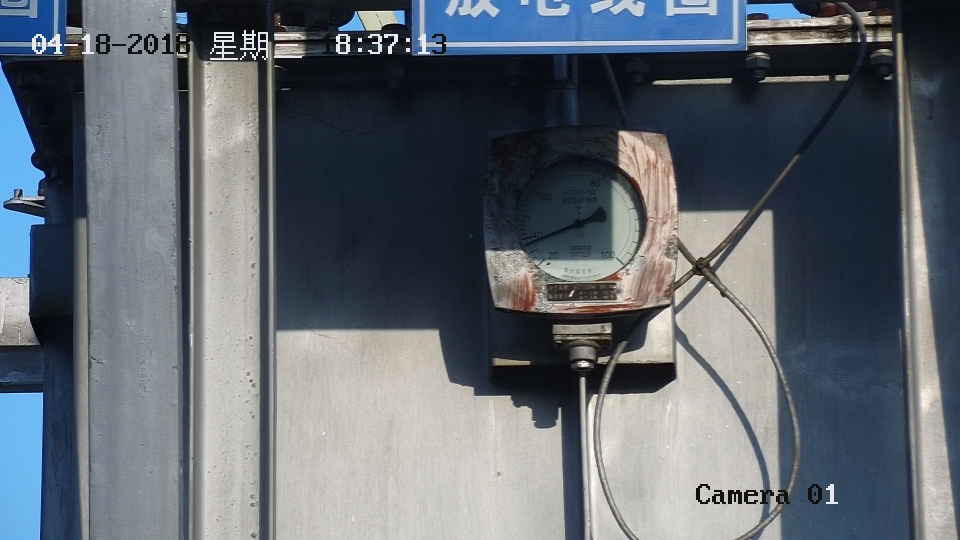
#> input picture test/(1).jpg, 1920 x 1080 px (shown at 1/2 size)
$ python main.py   (older library calls are emulated)
#> lines starting #> are read from the running program, lines starting #| are printed output that depends on the picture; after the words box and inside, x2 and y2 are one past the last pixel; in counts of white or black regions, pixels touching at a corner belong together; long printed decimals are rounded
### 计算刻度值.py
import math

center=[121 , 116]
a={20:( 52,189 ) ,30:( 34,168 ) ,40: ( 24,144 ),50:( 22,103 ) ,
   60:( 40,60 ) ,70:( 90,25 ) ,80:( 166,31 ) ,90:( 218,90 ) ,100:(193,186)}
count=0
result={}
for k ,v in a.items():
    r=math.acos((v[0]-center[0])/((v[0]-center[0])**2 + (v[1]-center[1])**2)**0.5)
    r=r*180/math.pi
    a[k]=r
    if count >= 4 and k != 100:
        r=360-r
        # print(k, r)
    result[k]=r
    count+=1
d=360-result[90]+result[100]
d1=360-result[90]
t=90+10*(d1/d)
result[t]=0
result_list=result.items()
lst=sorted(result_list,key=lambda x:x[1])


# [27 lines left out: functions get_next, get_rad_val, not called in this run]

### 模板匹配法.py
import cv2
import numpy as np
from sklearn.cluster import KMeans
from sklearn.utils import shuffle
from math import cos, pi, sin
from 计算刻度值 import get_rad_val

methods = ['cv2.TM_CCOEFF', 'cv2.TM_CCOEFF_NORMED', 'cv2.TM_CCORR',
               'cv2.TM_CCORR_NORMED', 'cv2.TM_SQDIFF', 'cv2.TM_SQDIFF_NORMED']
method = cv2.TM_CCOEFF


def get_match_rect(template,img,method):
    '''获取模板匹配的矩形的左上角和右下角的坐标'''
    w, h = template.shape[1], template.shape[0]
    res = cv2.matchTemplate(img, template, method)
    mn_val, max_val, min_loc, max_loc = cv2.minMaxLoc(res)
    # 使用不同的方法，对结果的解释不同
    if method in [cv2.TM_SQDIFF, cv2.TM_SQDIFF_NORMED]:
        top_left = min_loc
    else:
        top_left = max_loc
    bottom_right = (top_left[0] + w, top_left[1] + h)
    return top_left,bottom_right


# [22 lines left out: functions get_center_point, get_circle_field_color, v2_by_center_circle, not called in this run]


def v2_by_k_means(img, circles):
    '''使用k-means二值化'''
    original_img = np.array(img, dtype=np.float64)
    src = original_img.copy()
    delta_y = int(original_img.shape[0] * (0.4))
    delta_x = int(original_img.shape[1] * (0.4))
    original_img = original_img[delta_y:-delta_y, delta_x:-delta_x]
    h, w, d = src.shape
    # print(w, h, d)
    dts = min([w, h])
    # print(dts)
    r2 = (dts / 2) ** 2
    c_x, c_y = w / 2, h / 2
    c_x, c_y, r2 = circles[0, 0, 1], circles[0, 0, 1], (circles[0, 0, 2] / 2) ** 4
    a: np.ndarray = original_img[:, :, 0:3].astype(np.uint8)
    # 获取尺寸(宽度、长度、深度)
    height, width = original_img.shape[0], original_img.shape[1]
    depth = 3
    # print(depth)
    image_flattened = np.reshape(original_img, (width * height, depth))
    '''
    用K-Means算法在随机中选择1000个颜色样本中建立64个类。
    每个类都可能是压缩调色板中的一种颜色。
    '''
    image_array_sample = shuffle(image_flattened, random_state=0)
    estimator = KMeans(n_clusters=2, random_state=0)
    estimator.fit(image_array_sample)
    '''
    我们为原始图片的每个像素进行类的分配。
    '''
    src_shape = src.shape
    new_img_flattened = np.reshape(src, (src_shape[0] * src_shape[1], depth))
    cluster_assignments = estimator.predict(new_img_flattened)
    '''
    我们建立通过压缩调色板和类分配结果创建压缩后的图片
    '''
    compressed_palette = estimator.cluster_centers_
    # print(compressed_palette)
    a = np.apply_along_axis(func1d=lambda x: np.uint8(compressed_palette[x]), arr=cluster_assignments, axis=0)
    img = a.reshape(src_shape[0], src_shape[1], depth)
    # print(compressed_palette[0, 0])
    threshold = (compressed_palette[0, 0] + compressed_palette[1, 0]) / 2
    img[img[:, :, 0] > threshold] = 255
    img[img[:, :, 0] < threshold] = 0
    # cv2.imshow('sd0', img)
    for x in range(w):
        for y in range(h):
            distance = ((x - c_x) ** 2 + (y - c_y) ** 2)
            if distance > r2:
                pass
                img[y, x] = (255, 255, 255)
    # cv2.imshow('sd', img)
    # cv2.waitKey(0)
    # cv2.destroyAllWindows()
    return img


def get_pointer_rad(img, circles):
    '''获取角度'''
    shape = img.shape
    # c_y, c_x, depth = int(shape[0] / 2), int(shape[1] / 2), shape[2]
    c_x, c_y, r2 = circles[0, 0, 1], circles[0, 0, 1], circles[0, 0, 2]
    x1=c_x+c_x*0.8
    src = img.copy()
    # [19 lines of commented-out code are left out]
    freq_list = []
    for i in range(361):
        x = (x1 - c_x) * cos(i * pi / 180) + c_x
        y = (x1 - c_x) * sin(i * pi / 180) + c_y
        temp = src.copy()
        cv2.line(temp, (c_x, c_y), (int(x), int(y)), (0, 0, 255), thickness=3)
        t1 = img.copy()
        t1[temp[:, :, 2] == 255] = 255
        c = img[temp[:, :, 2] == 255]
        points = c[c == 0]
        # freq_list.append((len(points), i))
        freq_list.append((len(points), (x, y)))
        cv2.imshow('d', temp)
        cv2.imshow('d1', t1)
        cv2.waitKey(1)
    # print('当前角度：',max(freq_list, key=lambda x: x[0]),'度')
    cv2.waitKey(0)
    cv2.destroyAllWindows()
    return max(freq_list, key=lambda x: x[0])


# [27 lines that do not run on import are left out]
        # [26 lines of commented-out code are left out]

cv2.destroyAllWindows()

# [22 lines of commented-out code are left out]

### MeterReader.py
'''
Author:CherryXuan
Email:shenzexuan1994@foxmail.com
Wechat:cherry19940614

File:MeterReader.py
Name:仪表识别类
Version:v0.0.1
Date:2019/6/14 12:30
'''
import os
import cv2
import numpy as np
import matplotlib.pyplot as plt
import cmath


class METER(object):
    def __init__(self, path, image):
        self.path = path
        self.image = image

    # 读取图片
    # [9 lines left out: function readData, not called in this run]

    # 图片归一化处理
    def normalized_picture(self):
        # img = cv2.imread(self.path)
        img = self.image
        # nor = cv2.resize(img, None, fx=0.5, fy=0.5, interpolation=cv2.INTER_LINEAR)  # 按照比例缩放，如x,y轴均缩小一倍
        return img

    # 颜色空间转换：灰度化
    def color_conversion(self, img):
        img_gray = cv2.cvtColor(img, cv2.COLOR_BGR2GRAY)  # 转换为灰度图
        return img_gray

    # 中值滤波去噪
    def median_filter(self,img):
        median = cv2.medianBlur(img, 1)  # 中值滤波
        return median

    # 双边滤波去噪
    # [4 lines left out: function bilateral_filter, not called in this run]

    # 高斯滤波去噪
    def gaussian_filter(self,img):
        gaussian = cv2.GaussianBlur(img, (3, 3), 0)
        return gaussian

    # 图像二值化
    def binary_image(self,img):
        # [17 lines of commented-out code are left out]
        _, th = cv2.threshold(img, 0, 255, cv2.THRESH_TOZERO + cv2.THRESH_OTSU)
        return th

    # 边缘检测
    def candy_image(self,img):
        edges = cv2.Canny(img, 60, 143, apertureSize=3)
        return edges

    # 开运算：先腐蚀后膨胀
    # [8 lines left out: function open_operation, not called in this run]

    # 霍夫圆变换：检测表盘
    def detect_circles(self,gray,img):
        # circles = cv2.HoughCircles(gray, cv2.HOUGH_GRADIENT, 1, 80, param2=150, minRadius=100)

        # 需要调整参数，获取圆
        circles = cv2.HoughCircles(gray, cv2.HOUGH_GRADIENT, 1, 80, param2=20, minRadius=5)
        # print(gray.shape, img.shape)
        circles = np.uint16(np.around(circles))  # 把circles包含的圆心和半径的值变成整数
        cir = img.copy()

        # for i in circles[0, :]:
        #     cv2.circle(cir, (i[0], i[1]), i[2], (0, 255, 0), 2, cv2.LINE_AA)  # 画圆
        #     cv2.circle(cir, (i[0], i[1]), 2, (0, 255, 0), 2, cv2.LINE_AA)  # 画圆心
        # return cir

        # print('circles ', circles)
        # 假设只有一个圆，位于图像中心附近
        w, h = gray.shape
        # print(w, h)
        max_cir = None
        min_dist = float("inf")
        for i in circles[0, :]:
            dist = cmath.sqrt(np.linalg.norm(np.array(i[0], i[1]) - np.array([w/2, h/2]))).real
            # print(type(dist), dist)
            if dist < min_dist:
                min_dist = dist
                max_cir = i
        cv2.circle(cir, (max_cir[0], max_cir[1]), max_cir[2], (0, 255, 0), 2, cv2.LINE_AA)  # 画圆
        cv2.circle(cir, (max_cir[0], max_cir[1]), 2, (0, 255, 0), 2, cv2.LINE_AA)  # 画圆心

        return cir, circles

    # 霍夫直线变换：检测指针
    # [120 lines left out: function detect_pointer, not called in this run]

    def iden_pic(self):

        image = METER(self.path, self.image)
        nor = image.normalized_picture()
        # cv2.imshow('Normalized picture', nor)
        gray = image.color_conversion(nor)
        # cv2.imshow('Graying pictures', gray)
        binary = image.binary_image(gray)
        # cv2.imshow('Binary image', binary)
        median = image.median_filter(binary)
        # cv2.imshow('Median filter', median)
        #bilateral = image.bilateral_filter(median)
        gaussian = image.gaussian_filter(median)
        # cv2.imshow('Gaussian filter', gaussian)
        candy = image.candy_image(median)
        # cv2.imshow('canny', candy)
        # cv2.waitKey(0)
        cir, circles = image.detect_circles(gray, nor)
        # cv2.imshow("circles", cir)
        # cv2.waitKey(0)
        return cir, circles
        pointer = image.detect_pointer(cir)
        cv2.imshow('Result', pointer)
        cv2.waitKey(4)
        # [21 lines of commented-out code are left out]

### MarkZero.py
# -*- coding: utf-8 -*-
# @Time    : 2020/5/3 15:27
# @Author  : luyekang
# @Email   : glasslucas00@gmail.com
# @File    : meter.py
# @Software: PyCharm

import datetime
import pandas as pd
from random import sample
import cv2
from scipy import stats
import numpy as np
import matplotlib.pyplot as plt
from collections import Counter
import random
from sympy import *
import math


class mential():
    # [107 lines left out: functions get_max_point, distance, ds_ofpoint, findline, angle, get_mode and 1 more, not called in this run]
    # 图表表达


flag = 0
p0 = 0


def markzero(img):
    # img = cv2.imread(path)
    # [13 lines left out: function on_EVENT_LBUTTONDOWN, not called in this run]
            # print(p0)

    cv2.namedWindow("image")
    cv2.setMouseCallback("image", on_EVENT_LBUTTONDOWN)
    cv2.imshow('image', img)
    cv2.waitKey(5000)
    return p0
    # [6 lines of commented-out code are left out]


# [269 lines left out: functions cut_pic, linecontours, needle, findpoint, countpoint, not called in this run]


import datetime

pname, ptype=0,0


# [29 lines left out: function decter, not called in this run]


# [36 lines that do not run on import are left out]

### main.py
# -*- coding: utf-8 -*-
# @Time    : 2021/5/21 11:13
# @Author  : Davion.W
# @Email   : 1617225808@qq.com
# @File    : main.py

"""
1、采用run.py 方法获取0刻度，计算指针与0刻角度
2、采用MeterReader.py 方法获取圆
3、采用 仪表数据读取.py 方法获取指针在图像坐标的旋转角度
"""
from MarkZero import markzero
from MeterReader import METER
from 模板匹配法 import get_match_rect, v2_by_k_means, get_pointer_rad, get_rad_val
from angle import angle

import cv2

# 1、 获取0刻度
template_file = 'template.png'
template1_file = 'template1.png'
file = 'test/(1).jpg'

# template_file = '5.jpg'
# template1_file = '5.jpg'
# file = '5.jpg'

view_show = True
# [8 lines of commented-out code are left out]
img_s = cv2.imread(file)
#> img_s is the input picture: shape (1080, 1920, 3); mean B, G, R 111.8, 103.9, 96.4
img = cv2.cvtColor(img_s, cv2.COLOR_BGR2GRAY)
template = cv2.imread(template1_file)
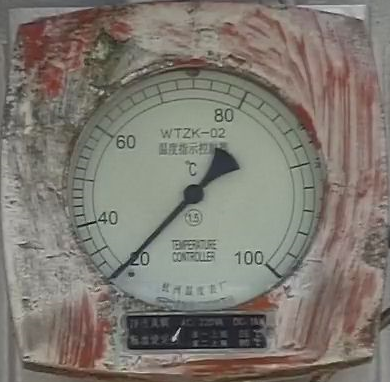
#> input picture template1.png, 390 x 382 px
#> template is the input picture: shape (382, 390, 3); mean B, G, R 113.1, 121.3, 126.5
template = cv2.cvtColor(template, cv2.COLOR_BGR2GRAY)
#> template: shape (382, 390)

# 通过模板匹配分割仪表盘，返回仪表盘坐标
top_left, bottom_right = get_match_rect(template, img, method=cv2.TM_CCOEFF)
#> in get_match_rect, `res = cv2.matchTemplate(img, template, method)`:
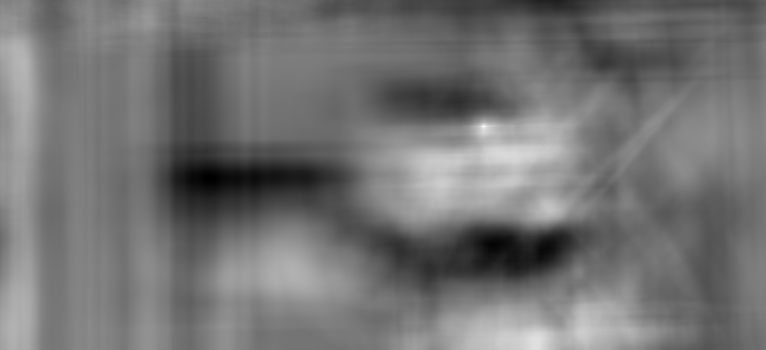
#> res: shape (699, 1531) float32 (shown at 1/2 size); min -92396984, max 101930712, mean -4385485.5; drawn with min black and max white
#> in get_match_rect, `mn_val, max_val, min_loc, max_loc = cv2.minMaxLoc(res)`: mn_val = -92396984; max_val = 101930712; min_loc = (415, 357); max_loc = (967, 252)
#> in get_match_rect, `bottom_right = (top_left[0] + w, top_left[1] + h)`: bottom_right = (1357, 634)
#> top_left = (967, 252); bottom_right = (1357, 634)

# 可视化，绘制仪表盘矩形
if view_show:
    cv2.rectangle(img_s, top_left, bottom_right, 255, 2)
#> img_s: shape (1080, 1920, 3); 0.22% of pixels changed, all inside (x1, y1, x2, y2) = (966, 251, 1359, 636)
    cv2.imshow('meter', cv2.resize(img_s,(int(img.shape[1]*0.5), int(img.shape[0]*0.5))))
    # cv2.waitKey(0)
    # cv2.destroyAllWindows()

#######################################################
# 分割仪表盘图像，并将分割的仪表盘进行第二次模板匹配,获得更精准仪表盘
new = img_s[top_left[1]:bottom_right[1] + 1, top_left[0]:bottom_right[0] + 1]
template = cv2.imread(template_file)
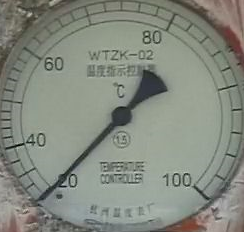
#> input picture template.png, 244 x 232 px
#> template is the input picture: shape (232, 244, 3); mean B, G, R 127.2, 137.7, 132.5
top_left, bottom_right = get_match_rect(template, new, method=cv2.TM_CCOEFF)
#> call 2 of get_match_rect, with method = 4
#> in get_match_rect (call 2), `res = cv2.matchTemplate(img, template, method)`:
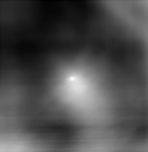
#> res: shape (152, 148) float32; min -10337458, max 94361752, mean 21375076; drawn with min black and max white
#> in get_match_rect (call 2), `mn_val, max_val, min_loc, max_loc = cv2.minMaxLoc(res)`: mn_val = -10337458; max_val = 94361752; min_loc = (48, 0); max_loc = (72, 78)
#> in get_match_rect (call 2), `bottom_right = (top_left[0] + w, top_left[1] + h)`: bottom_right = (316, 310)
#> top_left = (72, 78); bottom_right = (316, 310)
new_ = new[top_left[1]:bottom_right[1] + 1, top_left[0]:bottom_right[0] + 1]

if view_show:
    cv2.imshow('meter2', new_)
    # cv2.waitKey(0)


# 2、获取圆、圆心
cir_img, circles = METER("", new_).iden_pic()
#> in candy_image, `edges = cv2.Canny(img, 60, 143, apertureSize=3)`:
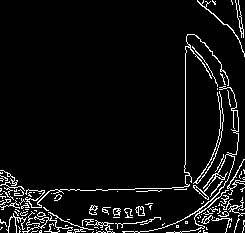
#> edges: shape (233, 245); 6.1% white in thin lines or dots
#> in detect_circles, `circles = cv2.HoughCircles(gray, cv2.HOUGH_GRADIENT, 1, 80, param2=20,..`: circles = [[121.5, 126.5, 116.8], [63.5, 46.5, 179.8], [137.5, 9.5, 221.1], [56.5, 175.5, 46.3], [177.5, 190.5, 41.1], [185.5, 78.5, 56.9], [244.5, 134.5, 25.2], [2.5, 101.5, 47.9], [224.5, 6.5, 14.1]]
#> in detect_circles, `circles = np.uint16(np.around(circles))`: circles = [[122, 126, 117], [64, 46, 180], [138, 10, 221], [56, 176, 46], [178, 190, 41], [186, 78, 57], [244, 134, 25], [2, 102, 48], [224, 6, 14]]
#> the loop in detect_circles, `for i in circles[0, :]:` made 9 passes
#> (dist, min_dist, max_cir) on pass 1: (2.35, 2.35, [122, 126, 117])
#> (i, dist) on passes 2 to 7: ([64, 46, 180], 8.87), ([138, 10, 221], 5.15), ([56, 176, 46], 9.48), ([178, 190, 41], 9.1), ([186, 78, 57], 9.7), ([244, 134, 25], 13.27)
#> after the loop in detect_circles, `for i in circles[0, :]:`: min_dist = 2.35
#> in detect_circles, `cv2.circle(cir, (max_cir[0], max_cir[1]), max_cir[2], (0, 255, 0), 2, ..`:
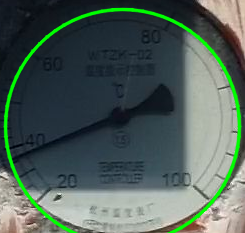
#> cir: shape (233, 245, 3); mean B, G, R 88.1, 95.7, 78.4
#> in detect_circles, `cv2.circle(cir, (max_cir[0], max_cir[1]), 2, (0, 255, 0), 2, cv2.LINE_..`: cir: shape (233, 245, 3); 0.09% of pixels changed, all inside (x1, y1, x2, y2) = (118, 123, 127, 131)
c_x, c_y, r = circles[0, 0, 0], circles[0, 0, 1], circles[0, 0, 2]
#> c_x = 122; c_y = 126; r = 117
# print('c_x, c_y, r ', circles[0, 0, 0], circles[0, 0, 1], circles[0, 0, 2])


if view_show:
    cv2.imshow('circle', cir_img)
    # cv2.waitKey(0)

# kmeans 二值化
img = v2_by_k_means(new_, circles)
#> in v2_by_k_means, `c_x, c_y, r2 = circles[0, 0, 1], circles[0, 0, 1], (circles[0, 0, 2] /..`: c_x = 126; r2 = 11711795.1
#> in v2_by_k_means, `image_flattened = np.reshape(original_img, (width * height, depth))`: image_flattened = 2303 rows, first 8: [61, 50, 36], [61, 50, 36], [61, 50, 36], [61, 50, 36], [61, 50, 36], [61, 50, 36], [61, 50, 36], [62, 51, 37]
#> in v2_by_k_means, `image_array_sample = shuffle(image_flattened, random_state=0)`: image_array_sample = 2303 rows, first 8: [64, 55, 42], [65, 58, 43], [31, 22, 12], [59, 49, 39], [59, 50, 36], [36, 27, 17], [23, 14, 4], [26, 17, 7]
#> in v2_by_k_means, `img[img[:, :, 0] < threshold] = 0`: img: shape (233, 245, 3); 78.3% white; 72 black regions (59 under 20 px), largest, box (x1, y1, x2, y2) and area: (0, 0, 245, 136) 9406, (9, 84, 174, 165) 2034, (141, 30, 161, 44) 168

if view_show:
    cv2.imshow('kmeans ', img)
    cv2.waitKey(0)

# 指针拟合
rad = get_pointer_rad(img, circles)  # 重合数量、坐标
#> in get_pointer_rad, `c_x, c_y, r2 = circles[0, 0, 1], circles[0, 0, 1], circles[0, 0, 2]`: c_x = 126; r2 = 117
#> in get_pointer_rad, `x1=c_x+c_x*0.8`: x1 = 226.8
#> the loop in get_pointer_rad, `for i in range(361):` made 361 passes
#> (x, y, points) on passes 1 to 3: (226.8, 126, [0, 0, 0, 0, 0, 0]), (226.8, 127.8, [0, 0, 0, 0, 0, 0]), (226.7, 129.5, [0, 0, 0, 0, 0, 0])
#> pass 2, in get_pointer_rad, `cv2.imshow('d', temp)`:
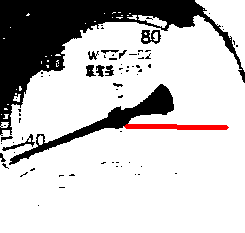
#> window 'd': shape (233, 245, 3); mean B, G, R 197.3, 197.3, 199.6
#> after the loop in get_pointer_rad, `for i in range(361):`: freq_list = 361 items
#> rad = (801, (26.73, 143.5))
l, x, y = rad[0], rad[1][0], rad[1][1]
#> l = 801; x = 26.73; y = 143.5
print('l, x, y', l, x, y)
#| l, x, y 801 26.731 143.504
# 鼠标获得0刻度
opint = markzero(new_)
#> opint = 0
# print("0刻度坐标 ", opint)

#> (the run stopped early here; a loop or call above may not have finished)
